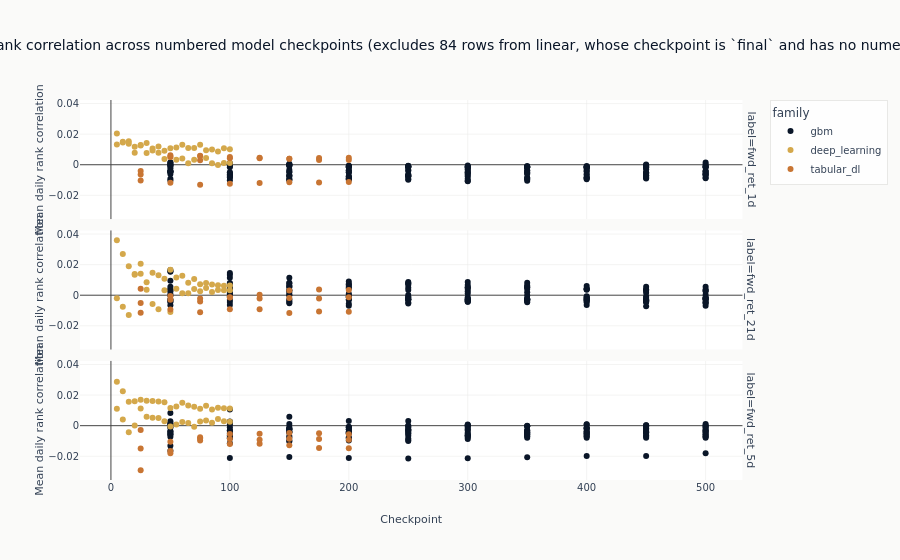

Notebook cell for this chart:
### Code cell
# Families whose checkpoint is `final` carry no numeric checkpoint position, so they have no x
# coordinate on this axis and plotly would drop them without saying so. They are excluded here by
# name rather than silently, and the count is stated in the title.
numbered = diagnosed.filter(pl.col("checkpoint_value").is_not_null())
unnumbered = diagnosed.filter(pl.col("checkpoint_value").is_null())
excluded_families = sorted(set(unnumbered.get_column("family"))) if unnumbered.height else []
figure = px.scatter(
    numbered,
    x="checkpoint_value",
    y="ic_mean",
    color="family",
    facet_row="label",
    hover_data=["config_name", "prediction_hash"],
    title=(
        "Validation rank correlation across numbered model checkpoints"
        + (
            f" (excludes {unnumbered.height} rows from {', '.join(excluded_families)},"
            " whose checkpoint is `final` and has no numeric position)"
            if excluded_families
            else ""
        )
    ),
    labels={"checkpoint_value": "Checkpoint", "ic_mean": "Mean daily rank correlation"},
)
figure.show()

### Figure 1 — Plotly figure (JSON) as saved in the notebook; plotly's stock layout.template omitted (floating-point values rounded to 4 significant figures; data arrays with more than 128 entries replaced by an {"elided": "..."} marker saying what was removed)
{"data": [{"customdata": {"elided": "150x2 str values"}, "hovertemplate": "family=gbm<br>label=fwd_ret_1d<br>Checkpoint=%{x}<br>Mean daily rank correlation=%{y}<br>config_name=%{customdata[0]}<br>prediction_hash=%{customdata[1]}<extra></extra>", "legendgroup": "gbm", "marker": {"color": "#0a1628", "symbol": "circle"}, "mode": "markers", "name": "gbm", "orientation": "v", "showlegend": true, "type": "scatter", "x": {"elided": "150 int values"}, "xaxis": "x3", "y": {"elided": "150 float values"}, "yaxis": "y3"}, {"customdata": {"elided": "150x2 str values"}, "hovertemplate": "family=gbm<br>label=fwd_ret_21d<br>Checkpoint=%{x}<br>Mean daily rank correlation=%{y}<br>config_name=%{customdata[0]}<br>prediction_hash=%{customdata[1]}<extra></extra>", "legendgroup": "gbm", "marker": {"color": "#0a1628", "symbol": "circle"}, "mode": "markers", "name": "gbm", "orientation": "v", "showlegend": false, "type": "scatter", "x": {"elided": "150 int values"}, "xaxis": "x2", "y": {"elided": "150 float values"}, "yaxis": "y2"}, {"customdata": {"elided": "150x2 str values"}, "hovertemplate": "family=gbm<br>label=fwd_ret_5d<br>Checkpoint=%{x}<br>Mean daily rank correlation=%{y}<br>config_name=%{customdata[0]}<br>prediction_hash=%{customdata[1]}<extra></extra>", "legendgroup": "gbm", "marker": {"color": "#0a1628", "symbol": "circle"}, "mode": "markers", "name": "gbm", "orientation": "v", "showlegend": false, "type": "scatter", "x": {"elided": "150 int values"}, "xaxis": "x", "y": {"elided": "150 float values"}, "yaxis": "y"}, {"customdata": [["tcn", "09e637b1367d"], ["nlinear", "0f1f4d8369cf"], ["nlinear", "1df5922d71dc"], ["tcn", "226aa3b6d511"], ["nlinear", "229ca64d6559"], ["tcn", "250023ae3c2c"], ["nlinear", "26150ab0d3db"], ["tcn", "328dc100d623"], ["nlinear", "374d4b6dac88"], ["tcn", "3f5140df6f3a"], ["nlinear", "4275cf4de4df"], ["nlinear", "42bac90eb84f"], ["tcn", "5217ba2eace4"], ["tcn", "553a16f75df2"], ["nlinear", "60890d86e995"], ["nlinear", "6592a5d6818e"], ["tcn", "689e938f32ee"], ["nlinear", "70cc489e40cd"], ["nlinear", "7c01c896ff2e"], ["tcn", "83073960140a"], ["tcn", "87af1b9469f9"], ["tcn", "936160c55853"], ["nlinear", "94f4c2cbfae1"], ["tcn", "9aa9ee2298b6"], ["nlinear", "9eae73b86751"], ["nlinear", "9eb5dd8577d1"], ["nlinear", "aa43ef1d95c3"], ["nlinear", "b0b5332ebe74"], ["nlinear", "bede763a2379"], ["tcn", "c39e794fa85e"], ["tcn", "cfb01a246e7a"], ["tcn", "d2ca9d9b82a8"], ["tcn", "dfcbe641a413"], ["tcn", "e384cfd815f4"], ["tcn", "e3a2872552f3"], ["tcn", "e76bc5774817"], ["nlinear", "eb398d700b38"], ["nlinear", "edc6f83b8b56"], ["tcn", "f5002a998788"], ["nlinear", "fabd321a6235"]], "hovertemplate": "family=deep_learning<br>label=fwd_ret_1d<br>Checkpoint=%{x}<br>Mean daily rank correlation=%{y}<br>config_name=%{customdata[0]}<br>prediction_hash=%{customdata[1]}<extra></extra>", "legendgroup": "deep_learning", "marker": {"color": "#D4A84B", "symbol": "circle"}, "mode": "markers", "name": "deep_learning", "orientation": "v", "showlegend": true, "type": "scatter", "x": [65, 90, 25, 15, 50, 40, 10, 100, 95, 35, 30, 75, 30, 45, 45, 70, 5, 15, 65, 10, 85, 70, 80, 95, 20, 5, 35, 100, 60, 80, 25, 60, 75, 50, 90, 20, 55, 40, 55, 85], "xaxis": "x3", "y": [0.001042, 0.008612, 0.01255, 0.01543, 0.01073, 0.007778, 0.01452, 0.001166, 0.01072, 0.01063, 0.01421, 0.01305, 0.007725, 0.003762, 0.009108, 0.0109, 0.02045, 0.01368, 0.01103, 0.01504, 0.0009168, 0.003323, 0.009546, 0.001139, 0.01171, 0.0133, 0.009381, 0.01006, 0.01315, 0.004416, 0.01296, 0.004005, 0.005477, 0.005064, -0.0002087, 0.007798, 0.01133, 0.01198, 0.003338, 0.009922], "yaxis": "y3"}, {"customdata": [["nlinear", "00fa4eb1ccae"], ["nlinear", "05318f27e435"], ["nlinear", "06c0a15b6ba1"], ["tcn", "09af2aa4d331"], ["nlinear", "0b07de75f336"], ["tcn", "0b136616f67f"], ["nlinear", "11fcb21a6448"], ["tcn", "14626096da82"], ["tcn", "15bba93eb815"], ["nlinear", "26b49ad197f8"], ["tcn", "2f34da7f672a"], ["nlinear", "366065a3b525"], ["tcn", "4b40ea1ef97b"], ["tcn", "4d1d04437e3b"], ["tcn", "57362a6b5c93"], ["tcn", "58859462ef8c"], ["tcn", "6ad59dafc0cb"], ["nlinear", "7981a0939711"], ["tcn", "7b3f32f19652"], ["nlinear", "8083d01f217b"], ["nlinear", "9c247c0f3ef7"], ["nlinear", "9c5f5e2313e6"], ["nlinear", "a01b8e79d042"], ["nlinear", "a1bab7be0875"], ["nlinear", "a1e817bb3b47"], ["nlinear", "aa2d7f8dafff"], ["nlinear", "ad386a47ae0d"], ["nlinear", "b608db0adcb6"], ["nlinear", "bb3084f336ba"], ["tcn", "bf1daf57a1d7"], ["tcn", "c14b3c3143c8"], ["tcn", "caa5fba07a29"], ["tcn", "cf1d53443d50"], ["tcn", "d1c531cae20f"], ["tcn", "d7d79a80d4b2"], ["tcn", "e2c722e99d23"], ["nlinear", "e37384f7beda"], ["nlinear", "e50eafc4affd"], ["tcn", "e63aab6dcd6d"], ["tcn", "febf08341fb3"]], "hovertemplate": "family=deep_learning<br>label=fwd_ret_21d<br>Checkpoint=%{x}<br>Mean daily rank correlation=%{y}<br>config_name=%{customdata[0]}<br>prediction_hash=%{customdata[1]}<extra></extra>", "legendgroup": "deep_learning", "marker": {"color": "#D4A84B", "symbol": "circle"}, "mode": "markers", "name": "deep_learning", "orientation": "v", "showlegend": false, "type": "scatter", "x": [65, 35, 5, 40, 70, 25, 15, 50, 60, 85, 100, 30, 55, 5, 70, 80, 90, 80, 20, 50, 20, 10, 60, 90, 55, 25, 45, 40, 100, 85, 30, 15, 75, 10, 45, 65, 75, 95, 35, 95], "xaxis": "x2", "y": [0.008212, 0.01462, 0.036, -0.009105, 0.01064, 0.02052, 0.01901, -0.01093, 0.001249, 0.006988, 0.003166, 0.00849, 0.004256, -0.002005, 0.003999, 0.004684, 0.003422, 0.008046, 0.0138, 0.01662, 0.01345, 0.02696, 0.01277, 0.006514, 0.01162, 0.01397, 0.01084, 0.01302, 0.006391, 0.002178, 0.003581, -0.01297, 0.002567, -0.007613, 0.003189, 0.001255, 0.00717, 0.006128, -0.005736, 0.003212], "yaxis": "y2"}, {"customdata": [["tcn", "08c36c3fe567"], ["nlinear", "099830b9220a"], ["nlinear", "0c5ecb57cb04"], ["tcn", "1b2ec5aabb06"], ["nlinear", "1ff85db25b35"], ["tcn", "2615b6f8c97a"], ["nlinear", "2edd6636d6dd"], ["nlinear", "31f5b2e84a87"], ["tcn", "43522f80ed91"], ["tcn", "459bfa1461c1"], ["tcn", "470b8d557dd0"], ["nlinear", "51105579b737"], ["tcn", "6c20b1c4425b"], ["tcn", "6e3948238126"], ["nlinear", "6ec12c495c30"], ["tcn", "77e1a9455c27"], ["nlinear", "82bfee8d0001"], ["tcn", "84267c7c7ae8"], ["nlinear", "8616c23695aa"], ["nlinear", "904517246200"], ["tcn", "9147da8a25db"], ["nlinear", "91d4cfd80647"], ["tcn", "a4983cc62b3a"], ["tcn", "aa75ceaa52eb"], ["tcn", "b21fdb0bc5d7"], ["nlinear", "b6bd7b1dcd28"], ["nlinear", "bfe479a48c09"], ["nlinear", "c173547b1078"], ["nlinear", "c8ab71e5e803"], ["nlinear", "cb49499d985f"], ["nlinear", "cba7f1e37e22"], ["tcn", "cd3fb81fa7ba"], ["tcn", "d27dee2c92ee"], ["tcn", "dc1d607199d4"], ["tcn", "dce16540e18d"], ["tcn", "dd82a89a22be"], ["nlinear", "e1d4c693930a"], ["nlinear", "f611d3f59370"], ["nlinear", "fb5e75c35793"], ["tcn", "fe894845dfc6"]], "hovertemplate": "family=deep_learning<br>label=fwd_ret_5d<br>Checkpoint=%{x}<br>Mean daily rank correlation=%{y}<br>config_name=%{customdata[0]}<br>prediction_hash=%{customdata[1]}<extra></extra>", "legendgroup": "deep_learning", "marker": {"color": "#D4A84B", "symbol": "circle"}, "mode": "markers", "name": "deep_learning", "orientation": "v", "showlegend": false, "type": "scatter", "x": [70, 85, 80, 60, 75, 40, 15, 55, 30, 95, 10, 25, 20, 5, 95, 65, 65, 80, 10, 50, 25, 20, 15, 45, 50, 100, 60, 35, 5, 40, 90, 75, 90, 100, 35, 55, 70, 30, 45, 85], "xaxis": "x", "y": [-0.0006843, 0.0106, 0.01302, 0.002365, 0.011, 0.005057, 0.01567, 0.0126, 0.005792, 0.002898, 0.004017, 0.01698, 0.0001878, 0.01106, 0.01139, 0.00179, 0.01321, 0.003405, 0.02251, 0.01148, 0.01129, 0.01606, -0.004313, 0.002861, -0.0004889, 0.01121, 0.01504, 0.01617, 0.02869, 0.01586, 0.01175, 0.00277, 0.004348, 0.002538, 0.005181, 0.0007641, 0.01238, 0.01632, 0.01525, 0.001936], "yaxis": "y"}, {"customdata": [["tabm_m", "0e4715bd4124"], ["tabm_s", "18cee173f0dc"], ["tabm_l", "191e1c0ac0ee"], ["tabm_s", "1b1c46b08acd"], ["tabm_s", "243c981790e5"], ["tabm_m", "632ebc1b55f7"], ["tabm_s", "7bfe5132ffdf"], ["tabm_m", "7ccb0f230d93"], ["tabm_l", "83b706ea3f17"], ["tabm_s", "8434e36f15b3"], ["tabm_s", "91868fa741e6"], ["tabm_s", "925f6d9f4f6c"], ["tabm_m", "93f76376a374"], ["tabm_l", "9deaf63b1d24"], ["tabm_m", "ab743e71ea91"], ["tabm_l", "b5ca1d52162e"], ["tabm_m", "b5f24cda9f4e"], ["tabm_m", "c0916005367b"], ["tabm_l", "d937c16f7118"], ["tabm_l", "dd43f6cf2af2"], ["tabm_l", "e1e57ac87164"], ["tabm_m", "efc89add3be1"], ["tabm_l", "f9155c11faba"], ["tabm_s", "fce2b00758da"]], "hovertemplate": "family=tabular_dl<br>label=fwd_ret_1d<br>Checkpoint=%{x}<br>Mean daily rank correlation=%{y}<br>config_name=%{customdata[0]}<br>prediction_hash=%{customdata[1]}<extra></extra>", "legendgroup": "tabular_dl", "marker": {"color": "#C87533", "symbol": "circle"}, "mode": "markers", "name": "tabular_dl", "orientation": "v", "showlegend": true, "type": "scatter", "x": [175, 125, 200, 150, 25, 150, 100, 50, 100, 175, 75, 200, 125, 125, 200, 175, 100, 75, 50, 150, 75, 25, 25, 50], "xaxis": "x3", "y": [0.00313, -0.01192, 0.004524, -0.0114, -0.01025, 0.003951, -0.01247, 0.005071, 0.004194, -0.01156, -0.01315, -0.01134, 0.004266, 0.004526, 0.003159, 0.004456, 0.005126, 0.005958, 0.006267, 0.003866, 0.002941, -0.006445, -0.004033, -0.01173], "yaxis": "y3"}, {"customdata": [["tabm_s", "02bc2f2f4c71"], ["tabm_l", "03e9540dbeb8"], ["tabm_s", "0768a4b2e75d"], ["tabm_m", "08ae078b3ed3"], ["tabm_l", "0e43990927ac"], ["tabm_m", "264c191e80ac"], ["tabm_m", "309dce776162"], ["tabm_s", "3fece770eaa2"], ["tabm_l", "4bc7c8767ceb"], ["tabm_m", "4ff6dbf99b58"], ["tabm_s", "6094616c52fa"], ["tabm_l", "615228463a26"], ["tabm_s", "63e97b45d2a8"], ["tabm_m", "687f19f768f5"], ["tabm_m", "79a7675a9a43"], ["tabm_s", "905d8056f74f"], ["tabm_m", "9270582fdab1"], ["tabm_m", "a9beee29b7c8"], ["tabm_l", "b38b70167a62"], ["tabm_s", "baeae58b5d24"], ["tabm_l", "cf86cfd17b07"], ["tabm_s", "d8636c553442"], ["tabm_l", "dc71fa146a3d"], ["tabm_l", "ebda68c5bb3c"]], "hovertemplate": "family=tabular_dl<br>label=fwd_ret_21d<br>Checkpoint=%{x}<br>Mean daily rank correlation=%{y}<br>config_name=%{customdata[0]}<br>prediction_hash=%{customdata[1]}<extra></extra>", "legendgroup": "tabular_dl", "marker": {"color": "#C87533", "symbol": "circle"}, "mode": "markers", "name": "tabular_dl", "orientation": "v", "showlegend": false, "type": "scatter", "x": [75, 125, 25, 100, 175, 75, 175, 175, 25, 25, 100, 150, 125, 150, 125, 50, 200, 50, 75, 200, 50, 150, 100, 200], "xaxis": "x2", "y": [-0.0111, -0.002192, -0.01145, -0.001511, -0.002204, -0.004069, 0.003773, -0.01071, 0.004256, -0.005118, -0.009152, -0.001905, -0.009167, 0.003065, 0.000382, -0.009292, 0.003436, -0.003033, -0.002222, -0.01078, -0.0004508, -0.01158, -0.001372, -0.001279], "yaxis": "y2"}, {"customdata": [["tabm_s", "039c56702e88"], ["tabm_s", "190a7323d12d"], ["tabm_m", "2933ba7608b4"], ["tabm_m", "296531884fa8"], ["tabm_m", "379d19e4076e"], ["tabm_l", "5460c20a48af"], ["tabm_l", "5bf669f0477f"], ["tabm_l", "6c7742c4fcf5"], ["tabm_m", "77913779a019"], ["tabm_s", "7d0f251f9e43"], ["tabm_s", "81b2bf5b42b3"], ["tabm_l", "8425d83d9ed1"], ["tabm_m", "8535cbc572bc"], ["tabm_l", "89e8c1d3686e"], ["tabm_m", "9a18349b8d05"], ["tabm_s", "a7dd3a9eeabd"], ["tabm_l", "bc1d520ad5a3"], ["tabm_l", "bf2448d952ed"], ["tabm_l", "c876815cd0fe"], ["tabm_s", "cd71d7928080"], ["tabm_s", "cf3081172f30"], ["tabm_m", "d1270f676cb3"], ["tabm_m", "ed6435fa0f31"], ["tabm_s", "f1b4afbfdfdf"]], "hovertemplate": "family=tabular_dl<br>label=fwd_ret_5d<br>Checkpoint=%{x}<br>Mean daily rank correlation=%{y}<br>config_name=%{customdata[0]}<br>prediction_hash=%{customdata[1]}<extra></extra>", "legendgroup": "tabular_dl", "marker": {"color": "#C87533", "symbol": "circle"}, "mode": "markers", "name": "tabular_dl", "orientation": "v", "showlegend": false, "type": "scatter", "x": [200, 125, 200, 25, 100, 25, 125, 75, 175, 100, 175, 50, 125, 150, 150, 150, 100, 175, 200, 25, 50, 75, 50, 75], "xaxis": "x", "y": [-0.0148, -0.01185, -0.009284, -0.002766, -0.008692, -0.01488, -0.005362, -0.007545, -0.008766, -0.01194, -0.01465, -0.01057, -0.00927, -0.004785, -0.008508, -0.01276, -0.005499, -0.005022, -0.005623, -0.02919, -0.01806, -0.008447, -0.01661, -0.009663], "yaxis": "y"}], "layout": {"annotations": [{"font": {}, "showarrow": false, "text": "label=fwd_ret_5d", "textangle": 90, "x": 0.98, "xanchor": "left", "xref": "paper", "y": 0.1567, "yanchor": "middle", "yref": "paper"}, {"font": {}, "showarrow": false, "text": "label=fwd_ret_21d", "textangle": 90, "x": 0.98, "xanchor": "left", "xref": "paper", "y": 0.5, "yanchor": "middle", "yref": "paper"}, {"font": {}, "showarrow": false, "text": "label=fwd_ret_1d", "textangle": 90, "x": 0.98, "xanchor": "left", "xref": "paper", "y": 0.8433, "yanchor": "middle", "yref": "paper"}], "legend": {"title": {"text": "family"}, "tracegroupgap": 0}, "title": {"text": "Validation rank correlation across numbered model checkpoints (excludes 84 rows from linear, whose checkpoint is `final` and has no numeric position)"}, "xaxis": {"anchor": "y", "domain": [0.0, 0.98], "title": {"text": "Checkpoint"}}, "xaxis2": {"anchor": "y2", "domain": [0.0, 0.98], "matches": "x", "showticklabels": false}, "xaxis3": {"anchor": "y3", "domain": [0.0, 0.98], "matches": "x", "showticklabels": false}, "yaxis": {"anchor": "x", "domain": [0.0, 0.3133], "title": {"text": "Mean daily rank correlation"}}, "yaxis2": {"anchor": "x2", "domain": [0.3433, 0.6567], "matches": "y", "title": {"text": "Mean daily rank correlation"}}, "yaxis3": {"anchor": "x3", "domain": [0.6867, 1.0], "matches": "y", "title": {"text": "Mean daily rank correlation"}}}}
